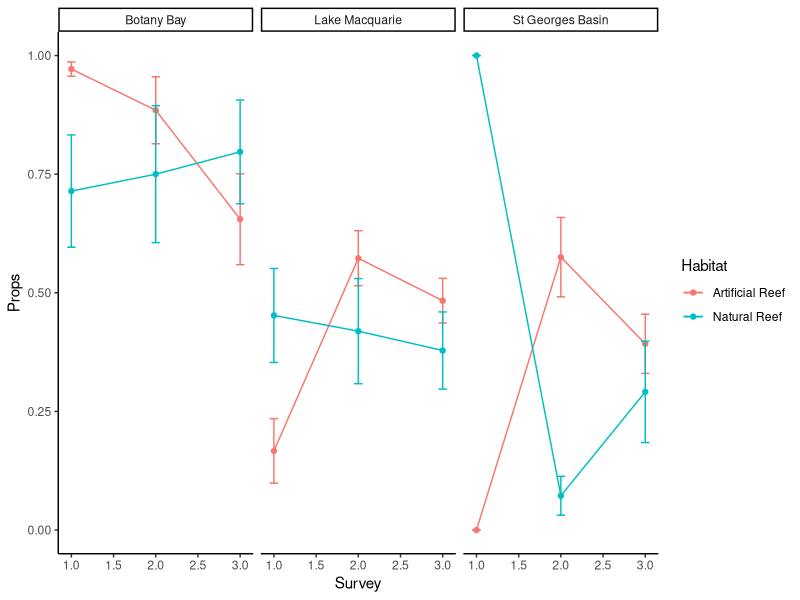
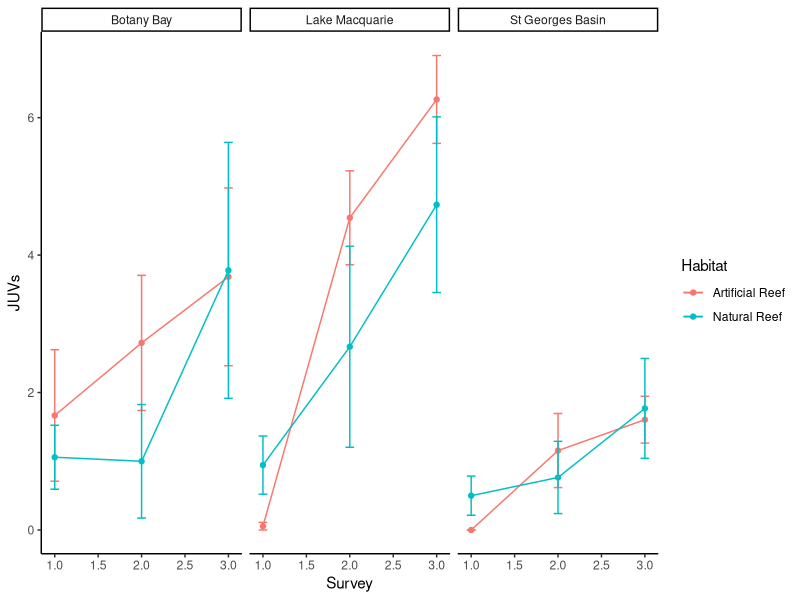
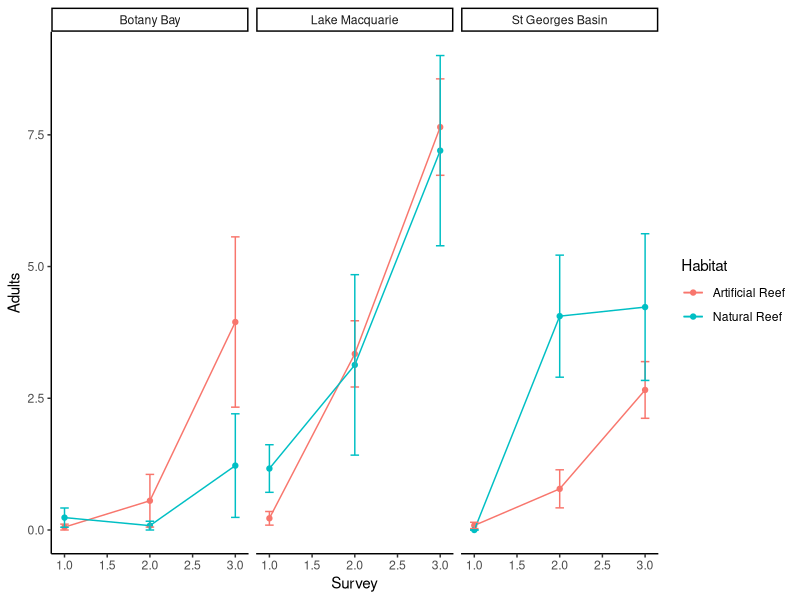
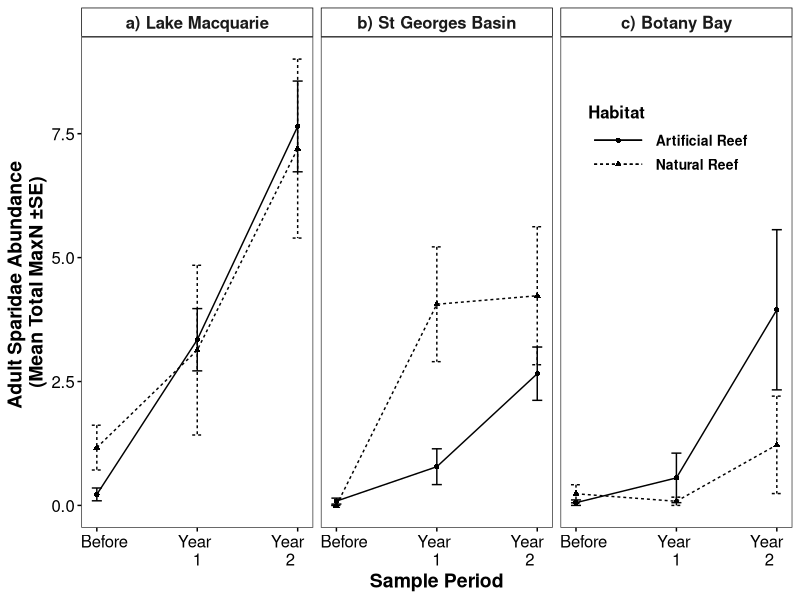
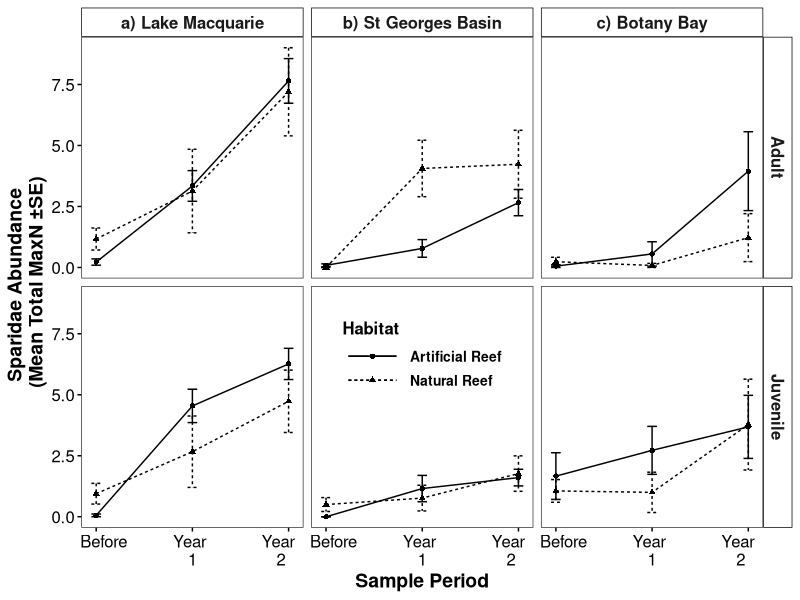
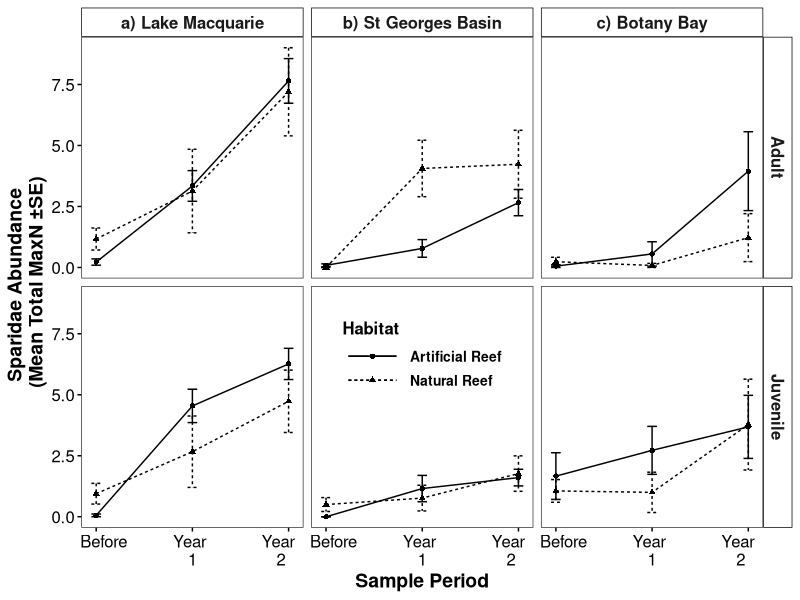
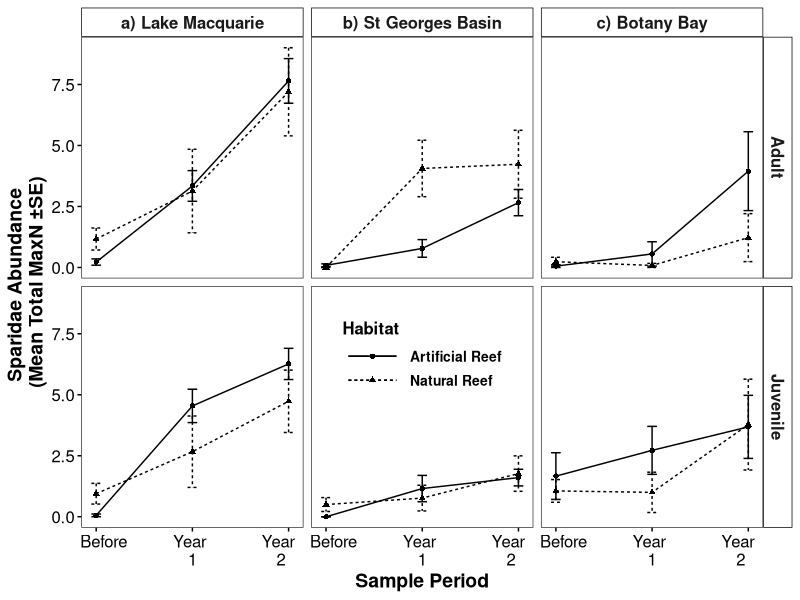

Recreate these plots in R, in order.
# ### Sparidae life stages data prep
# ### 25/10/19
# 
# library(reshape2)
library(dplyr)
# 
# mydata <- read.csv("revised all est worksheet July 2011_LATEST.csv", header = T, row.names = "X")
# 
# mydata_long <- melt(mydata, measure.vars = 1:74, variable.name = "Species", value.name = "Abundance")
# head(mydata_long)
# 
# mydata_long$Time <- as.Date(mydata_long$Time, format = "%d/%m/%Y")
# mydata_long$Species <- gsub(".", " ", mydata_long$Species, fixed=TRUE)
# str(mydata_long)
# 
# stage_dat <- read.csv("Sparida stages data.csv", header = T)
# str(stage_dat)
# stage_dat$Time <- stage_dat$CruiseStartDate
# 
# library(lubridate)
# 
# stage_dat$Time <- parse_date_time(stage_dat$Time, orders = "d! b! Y!")
# stage_dat$Time<- as.Date(stage_dat$Time)
# str(stage_dat)
# stage_dat$Species <- stage_dat$Genus.species
# stage_dat$Site <- stage_dat$Destination
# 
# total_dat <- left_join(mydata_long, stage_dat, by = c("Location", "Species", "Site", "Time"))
# head(total_dat)
# total_dat <- subset(total_dat, Species == "Acanthopagrus australis" | 
#                       Species == "Pagrus auratus" | Species == "Rhabdosargus sarba")
# #table(total_dat$Species)
# #table(total_dat$MAX.N..Dive.N)
# 
# #### I think data is all there now - but how to plot/analyse???
# datX <- total_dat %>% group_by(Location, Site, Time, Before.After.x, Habitat, STAGE) %>% summarise(Abundance = sum(MAX.N..Dive.N, na.rm = T))
# head(datX)
# 
# table(datX$Before.After.x, datX$Habitat, datX$STAGE)
# sum(is.na(datX$STAGE))
# 
# # write to csv and fix so each day/site cobo has juvenile and adult sparidae abundance
# #write.csv(datX, "Life stage data midpoint.csv", row.names = FALSE) # don't run again.
# ### Still to put together (I think it's working - just fill in the gaps)
# 
# mydata <- read.csv("Life stage data midpoint.csv", header = T)
# 
# head(mydata)
# table(mydata$STAGE)
# 
# library(tidyr)
# mydata2 <- spread(mydata, STAGE, Abundance)
# head(mydata2)
# mydata2$Prop_J <- (mydata2$JUV/(mydata2$JUV + mydata2$AD))
# head(mydata2)

# Fix in excel - limit to correct dates, relabel after1 and after2
#write.csv(mydata2, "Life stage proportions.csv", row.names = FALSE)
mydata <- read.csv("Life stage proportions_edited.csv", header = T)
head(mydata)


mydata$Before.After.x <- factor(mydata$Before.After.x, levels = c("Before", "After 1", "After 2"))
mydata$Survey <- as.integer(mydata$Before.After.x)
mydata$Habitat <- as.character(mydata$Habitat)
mydata$Habitat[mydata$Habitat  == "SD"] <- "AR"
mydata$Habitat[mydata$Habitat  == "AR"] <- "Artificial Reef"
mydata$Habitat[mydata$Habitat  == "NR"] <- "Natural Reef"


dat <- mydata %>% group_by(Location, Survey, Habitat) %>% 
  summarise(Props = mean(Prop_J, na.rm = T), n = n(), SD = sd(Prop_J, na.rm = T), SE = SD/sqrt(n))
head(dat)

library(ggplot2)

p1 <- ggplot(dat, aes(x = Survey, y = Props, col = Habitat)) + geom_point() + facet_wrap(~Location) + geom_line() +
  geom_errorbar(aes(ymin = Props-SE, ymax = Props+SE), width = 0.1) +
  theme_classic()
p1


# Juvenile abundances
dat2 <- mydata %>% group_by(Location, Survey, Habitat) %>% 
  summarise(JUVs = mean(JUV, na.rm = T), n = n(), SD = sd(JUV, na.rm = T), SE = SD/sqrt(n))
head(dat)


p2 <- ggplot(dat2, aes(x = Survey, y = JUVs, col = Habitat)) + geom_point() + facet_wrap(~Location) + geom_line() +
  geom_errorbar(aes(ymin = JUVs-SE, ymax = JUVs+SE), width = 0.1) +
  theme_classic()
p2


# Adult abundances
dat3 <- mydata %>% group_by(Location, Survey, Habitat) %>% 
  summarise(Adults = mean(AD, na.rm = T), n = n(), SD = sd(AD, na.rm = T), SE = SD/sqrt(n))
head(dat)


p3 <- ggplot(dat3, aes(x = Survey, y = Adults, col = Habitat)) + geom_point() + facet_wrap(~Location) + geom_line() +
  geom_errorbar(aes(ymin = Adults-SE, ymax = Adults+SE), width = 0.1) +
  theme_classic()
p3

dat3$Location <- factor(dat$Location, levels = c("Lake Macquarie", "St Georges Basin", "Botany Bay"))

strip_labels <- c("Lake Macquarie" = "a) Lake Macquarie", 
                  "St Georges Basin" = "b) St Georges Basin",
                  "Botany Bay" = "c) Botany Bay")

p3 <- ggplot(dat3, aes(x = Survey, y = Adults, linetype = Habitat, shape = Habitat)) + geom_point() + 
  facet_wrap(~Location, labeller = as_labeller(strip_labels)) + geom_line() + xlab("Sample Period") +
  geom_errorbar(aes(ymin = Adults-SE, ymax = Adults+SE), width = 0.1) +
  theme_bw() + ylab("Adult Sparidae Abundance \n(Mean Total MaxN ±SE)") +
  scale_x_continuous(breaks=c(1,2,3), labels= c("   Before", "Year \n1", 'Year    \n2   ')) +
  theme(axis.title.x = element_text(face="bold", colour="black", size = 14),
        axis.text.x  = element_text(colour="black", size = 12), 
        axis.title.y = element_text(face="bold", colour="black", size = 14),
        axis.ticks = element_line(colour = "black"),
        axis.text.y  = element_text(colour="black", size = 12),
        legend.title = element_text(colour="black", size=12, face="bold"),
        legend.text = element_text(colour="black", size = 10, face = "bold"),
        legend.position=c(0.825,0.79),
        legend.background=element_blank(),
        strip.background = element_rect(colour="black", fill="white"),
        strip.text.x = element_text(size=12, face="bold"),
        strip.text.y = element_text(size=12, face="bold"),
        panel.grid.minor=element_blank(),
        panel.grid.major=element_blank(),
        legend.key.width = unit(3, "line"))
p3


### Juvs and adults together

dat2$Stage <- "Juvenile"
dat3$Stage <- "Adult"

dat2 <- dat2 %>% rename(MaxN = JUVs)
head(dat2)
dat3 <- dat3 %>% rename(MaxN = Adults)
head(dat3)

full_dat <- rbind(dat2, dat3)
full_dat

full_dat$Location <- factor(full_dat$Location, levels = c("Lake Macquarie", "St Georges Basin", "Botany Bay"))

strip_labels <- c("Lake Macquarie" = "a) Lake Macquarie", 
                  "St Georges Basin" = "b) St Georges Basin",
                  "Botany Bay" = "c) Botany Bay",
                  "Juvenile" = "Juvenile",
                  "Adult" = "Adult")

p4 <- ggplot(full_dat, aes(x = Survey, y = MaxN, linetype = Habitat, shape = Habitat)) + geom_point() + 
  facet_grid(Stage~Location, labeller = as_labeller(strip_labels)) + 
  geom_line() + xlab("Sample Period") +
  geom_errorbar(aes(ymin = MaxN-SE, ymax = MaxN+SE), width = 0.1) +
  theme_bw() + ylab("Sparidae Abundance \n(Mean Total MaxN ±SE)") +
  scale_x_continuous(breaks=c(1,2,3), labels= c("   Before", "Year \n1", 'Year    \n2   ')) +
  theme(axis.title.x = element_text(face="bold", colour="black", size = 14),
        axis.text.x  = element_text(colour="black", size = 12), 
        axis.title.y = element_text(face="bold", colour="black", size = 14),
        axis.ticks = element_line(colour = "black"),
        axis.text.y  = element_text(colour="black", size = 12),
        legend.title = element_text(colour="black", size=12, face="bold"),
        legend.text = element_text(colour="black", size = 10, face = "bold"),
        legend.position=c(0.5,0.35),
        legend.background=element_blank(),
        strip.background = element_rect(colour="black", fill="white"),
        strip.text.x = element_text(size=12, face="bold"),
        strip.text.y = element_text(size=12, face="bold"),
        panel.grid.minor=element_blank(),
        panel.grid.major=element_blank(),
        legend.key.width = unit(3, "line"))
p4


ggsave("Output/Final Figures/Sparid Stages Abundance.pdf", width = 6.3, height = 4, units = "in", dpi=600)
ggsave("Output/Final Figures/Sparid Stages Abundance.png", width = 6.3, height = 4, units = "in", dpi=600)
